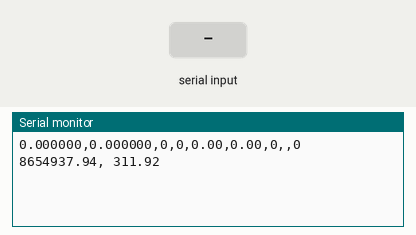
Recording of a sketch running on a simulated Teensy 4. Parts: the last lines printed to the serial monitor. Inputs (shaded band) come from the test bench.

Above: at 1.2 s.
1.3 s: "90,45,200\n" received over the second serial link
At 2.6 s:
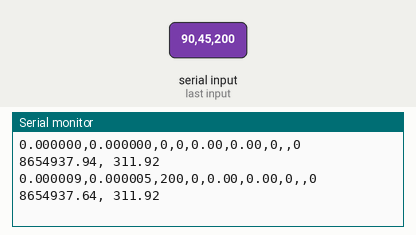
2.8 s: "30,150,10\n" received over the second serial link
At 4.6 s:
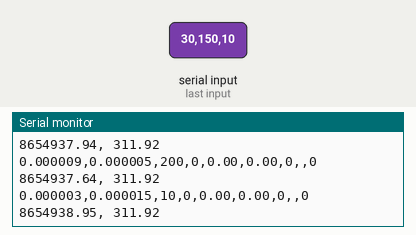
Timing chart, 0 to 6.1 s (numbered marks = the images above; inputs shaded):
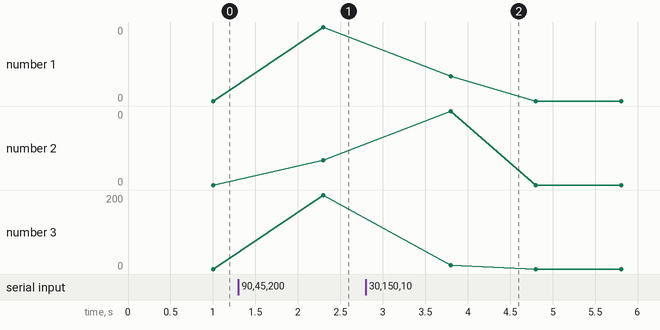

Measured:
- after the input at 1.3 s, the serial monitor: prints a new line after 1.0 s (image 1)
- after the input at 2.8 s, the serial monitor: prints a new line after 1.0 s (image 2)
- plotted number 1: 0 → 0 after the input at 1.3 s
- plotted number 2: 0 → 0 after the input at 1.3 s
- plotted number 3: 0 → 200 after the input at 1.3 s

The sketch:

GPS_TEENSY_READ.ino
```cpp
#include <elapsedMillis.h>
#include <Streaming.h>

#define DEBUG_PORT Serial

elapsedMillis telem_timer;
#define defaultTelemTime 400

float latitude, longitude;
int hdop, pdop, sv, gps_valid;
float cog, sog;
String utc;
String gpsdata;
int readonce;
int val;

void setup() {
  Serial.begin(57600);
  Serial2.begin(115200);
  readonce = 0;
  telem_timer = 0;
}

void loop() {
  // put your main code here, to run repeatedly:
  //if(telem_timer > defaultTelemTime) {
    val = 1;
    Serial2.write(val);
    //Serial2.flush();

  //if(Serial2.available() > 0){

    if(readonce == 0) {
        gpsdata = Serial2.readString();
        readonce = 1;

        latitude = atol(getValue(gpsdata, ',', 0).c_str())/10000000.;
        longitude = atol(getValue(gpsdata, ',', 1).c_str())/10000000.;
        hdop = atoi(getValue(gpsdata, ',', 2).c_str());
        pdop = atoi(getValue(gpsdata, ',', 3).c_str());
        sv = atoi(getValue(gpsdata, ',', 4).c_str());
        sog = atof(getValue(gpsdata, ',', 5).c_str());
        cog = atoi(getValue(gpsdata, ',', 6).c_str());
        utc = getValue(gpsdata, ',', 7).c_str();
        gps_valid = atoi(getValue(gpsdata, ',', 8).c_str());

    DEBUG_PORT << _FLOAT(latitude, 6) << "," << _FLOAT(longitude, 6) << ",";
    DEBUG_PORT << hdop << "," << pdop << "," << sog <<  ","  ;
    DEBUG_PORT << cog << "," << sv << ",";
    DEBUG_PORT << utc << "," << gps_valid;
    DEBUG_PORT << endl << endl;
    }

    telem_timer = 0;
     readonce = 0;
  //}
  //}
  val = 0;

double distanceToTarget1 =
    distanceBetween(
        latitude,
        longitude,
        40.774674,
        -73.814664);

  //course to targetLat
  double targetHeading1 =
      courseTo(
        latitude,
        longitude,
        40.774674,
        -73.814664);
 DEBUG_PORT << distanceToTarget1 << ", " << targetHeading1 << endl << endl;
}

 String getValue(String data, char separator, int index)
{
  int found = 0;
  int strIndex[] = {0, -1};
  int maxIndex = data.length()-1;

  for(int i=0; i<=maxIndex && found<=index; i++){
    if(data.charAt(i)==separator || i==maxIndex){
        found++;
        strIndex[0] = strIndex[1]+1;
        strIndex[1] = (i == maxIndex) ? i+1 : i;
    }
  }

  return found>index ? data.substring(strIndex[0], strIndex[1]) : "";
}

/* static */
double distanceBetween(double lat1, double long1, double lat2, double long2)
{
  // returns distance in meters between two positions, both specified
  // as signed decimal-degrees latitude and longitude. Uses great-circle
  // distance computation for hypothetical sphere of radius 6372795 meters.
  // Because Earth is no exact sphere, rounding errors may be up to 0.5%.
  // Courtesy of Maarten Lamers
  double delta = radians(long1-long2);
  double sdlong = sin(delta);
  double cdlong = cos(delta);
  lat1 = radians(lat1);
  lat2 = radians(lat2);
  double slat1 = sin(lat1);
  double clat1 = cos(lat1);
  double slat2 = sin(lat2);
  double clat2 = cos(lat2);
  delta = (clat1 * slat2) - (slat1 * clat2 * cdlong);
  delta = sq(delta);
  delta += sq(clat2 * sdlong);
  delta = sqrt(delta);
  double denom = (slat1 * slat2) + (clat1 * clat2 * cdlong);
  delta = atan2(delta, denom);
  return delta * 6372795;
}

double courseTo(double lat1, double long1, double lat2, double long2)
{
  // returns course in degrees (North=0, West=270) from position 1 to position 2,
  // both specified as signed decimal-degrees latitude and longitude.
  // Because Earth is no exact sphere, calculated course may be off by a tiny fraction.
  // Courtesy of Maarten Lamers
  double dlon = radians(long2-long1);
  lat1 = radians(lat1);
  lat2 = radians(lat2);
  double a1 = sin(dlon) * cos(lat2);
  double a2 = sin(lat1) * cos(lat2) * cos(dlon);
  a2 = cos(lat1) * sin(lat2) - a2;
  a2 = atan2(a1, a2);
  if (a2 < 0.0)
  {
    a2 += TWO_PI;
  }
  return degrees(a2);
}
```
